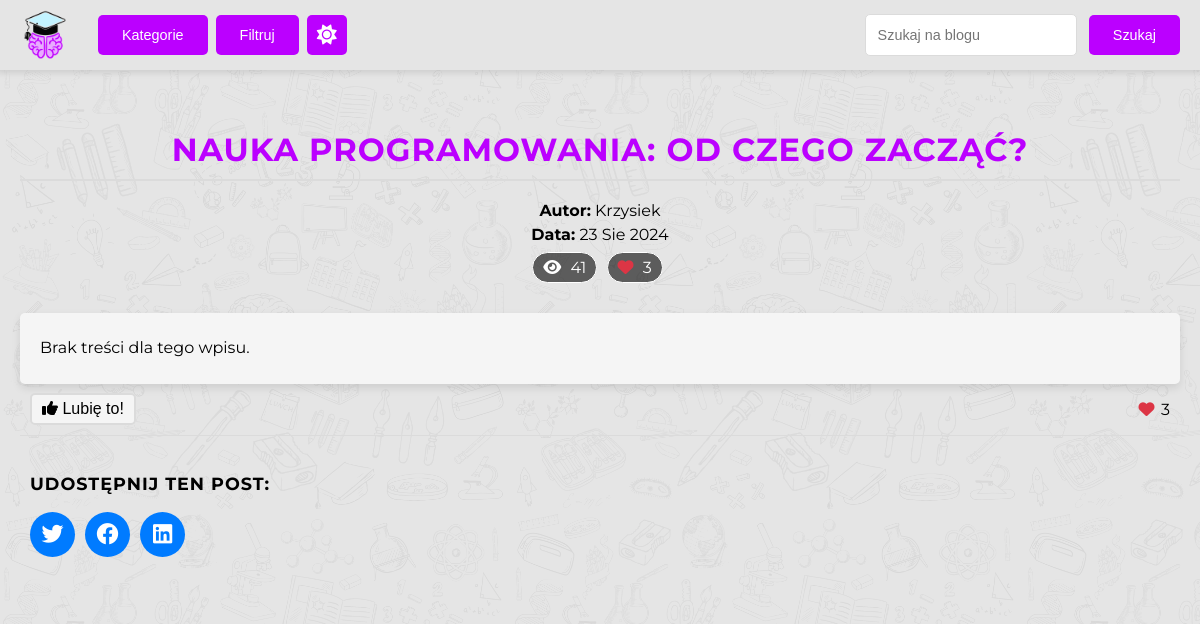
Page /post/nauka-programowania-od-czego-zaczac/44/ on the committed database.
### blog/models.py (models this page shows, shortened)
class BlogPost(models.Model):
    title = models.CharField(max_length=200)
    slug = models.SlugField(default="", null=False)
    author = models.ForeignKey(User, on_delete=models.CASCADE, related_name='blog_posts')
    image = models.ImageField(upload_to='blog_images/', blank=True, null=True)
    created_at = models.DateTimeField(auto_now_add=True)
    category = models.ForeignKey(BlogCategory, on_delete=models.CASCADE, related_name='blog_posts')
    is_new = models.BooleanField(default=False, verbose_name='Nowość')
    is_trending = models.BooleanField(default=False, verbose_name='Na czasie')
    views = models.PositiveIntegerField(default=0)
    likes = models.PositiveIntegerField(default=0)
    def increment_views(self):
        self.views += 1
        self.save(update_fields=['views'])
    def get_similar_posts(self):
        return BlogPost.objects.filter(category=self.category).exclude(id=self.id)

### blog/views.py (the view)
# urls.py: path('post/<slug:slug>/<int:id>/', views.blog_post_detail, name='blog_post_detail'),
def blog_post_detail(request, slug, id):
    post = get_object_or_404(BlogPost, slug=slug, id=id)
    post.increment_views()
    content_blocks = post.content_blocks.all()
    similar_posts = post.get_similar_posts().order_by('-created_at')[:4]
    liked_posts = request.COOKIES.get('liked_posts', '')
    liked = str(post.id) in liked_posts.split(',')
    context = get_blog_context()
    context.update({
        'post': post,
        'content_blocks': content_blocks,
        'similar_posts': similar_posts,
        'liked': liked,
    })
    return render(request, 'blog/blog_post_detail.html', context)

### blog/views.py (called while the page is built)
def get_blog_context():
    categories = BlogCategory.objects.all()
    years = BlogPost.objects.dates('created_at', 'year').distinct()
    months = BlogPost.objects.dates('created_at', 'month').distinct()
    days = BlogPost.objects.dates('created_at', 'day').distinct()
    return {
        'categories': categories,
        'years': years,
        'months': months,
        'days': days,
    }

### blog/templates/blog/blog_post_detail.html (shortened to what this page needs)
{% extends "base-blog.html" %}
{% block content %}
<div class="container">
    <header class="header">
        <h1>{{ post.title }}</h1>
    </header>
    <section class="post-meta">
        <p><strong>Autor:</strong> {{ post.author.username }}</p>
        <p><strong>Data:</strong> {{ post.created_at|date:"d M Y" }}</p>
        <div class="details-info">
            <i class="fa fa-eye"></i>
            <span>{{ post.views }}</span>
        </div>
        <div class="details-info">
            <i class="fas fa-heart"></i>
            <span>{{ post.likes }}</span>
        </div>
    </section>
    <article class="blog-content">
        {% for block in content_blocks %}
            {% if block.block_type == 'text' %}
                <div class="text-block">
                    <p>{{ block.text }}</p>
                </div>
            {% elif block.block_type == 'image' %}
                <div class="image-block">
                    <img src="{{ block.image.url }}" alt="Obrazek: {{ block.text|default:'Bez opisu' }}" />
                </div>
            {% endif %}
        {% empty %}
            <p>Brak treści dla tego wpisu.</p>
        {% endfor %}
    </article>
    <section class="like-section">
        <button id="like-button" class="like-button {% if liked %}liked{% endif %}">
            <i class="fas fa-thumbs-up"></i> <span id="like-button-text">{% if liked %}Lubię to!{% else %}Lubię to!{% endif %}</span>
        </button>
        <div class="like-info">
            <i class="fas fa-heart"></i>
            <p id="like-count">{{ post.likes }}</p>
        </div>
    </section>
    <section class="share-buttons">
        <h3>Udostępnij ten post:</h3>
        <div class="buttons-container">
            <a href="https://twitter.com/intent/tweet?text={{ post.title }}&url={{ request.build_absolute_uri }}" target="_blank" class="share-button">
                <i class="fab fa-twitter"></i>
            </a>
            <a href="https://www.facebook.com/sharer/sharer.php?u={{ request.build_absolute_uri }}" target="_blank" class="share-button">
                <i class="fab fa-facebook"></i>
            </a>
            <a href="https://www.linkedin.com/shareArticle?mini=true&url={{ request.build_absolute_uri }}&title={{ post.title }}" target="_blank" class="share-button">
                <i class="fab fa-linkedin"></i>
            </a>
        </div>
    </section>
</div>
{% endblock content %}

### blog/static/css/style.css (style rules this page uses)
:root { --post-background-color: #f5f5f5; --background-color: #e5e5e5; --category-hover: #fff; --text-color: #000; --link-color: #bb00ff; --link-hover-color: #0056b3; --border-color: #dbdbdb; --button-background: #bb00ff; --button-hover-background: #d665ff; --pagination-current-background: #d8d8d8; --pagination-current-color: #7f7f7f; --shadow-color: rgba(0, 0, 0, 0.1); }
* { box-sizing: border-box; }
body { background-color: var(--background-color); color: var(--text-color); font-family: 'Montserrat', sans-serif; margin: 0; padding-top: 60px; position: relative; }
body::before { content: ""; position: fixed; top: 0; left: 0; width: 100%; height: 100%; background-image: url("../img/bg_pattern.png"); background-repeat: repeat; background-size: 512px 512px; opacity: 0.3; z-index: -1; }
.container { width: 100%; max-width: 1400px; margin: 0 auto; padding: 20px; margin-top: 30px; }
.details-info { text-align: center; }
.details-info i { margin-right: 5px; }
.blog-post .new-label, .blog-post .trending-label, .blog-post .category-label, .date-label, .details-info { color: #fff; padding: 5px 10px; border-radius: 20px; font-size: 1em; border: 1px solid #fff; display: inline-block; margin-right: 5px; background-color: rgba(0, 0, 0, 0.6); margin-top: 3px; white-space: nowrap; }
.details-info .fa-heart { color: #dc3545; }
.header { text-align: center; margin: 20px 0; border-bottom: 2px solid var(--border-color); padding-bottom: 10px; }
.header h1 { font-size: 2em; margin: 0; text-transform: uppercase; color: var(--link-color); font-weight: bold; letter-spacing: 1px; }
.post-meta { text-align: center; margin-bottom: 30px; }
.post-meta p { margin: 5px 0; font-size: 1em; color: var(--text-color); }
.blog-content { line-height: 1.8; font-size: 1em; color: var(--text-color); padding: 5px 20px; background-color: var(--post-background-color); border-radius: 5px; box-shadow: 0 4px 8px rgba(0, 0, 0, 0.1); }
.like-section { display: flex; justify-content: space-between; align-items: center; padding: 0 10px; }
.like-button { color: var(--text-color); background-color: transparent; border: none; cursor: pointer; font-size: 1em; background-color: var(--post-background-color); padding: 5px 10px; border-radius: 5px; border: 2px solid var(--border-color); }
.like-info { display: flex; align-items: center; gap: 0.4rem; }
.like-info .fa-heart { color: #dc3545; font-size: 1em; }
.share-buttons { padding: 20px 10px 40px 10px; border-top: 1px solid var(--border-color); }
.share-buttons h3 { font-size: 1.1em; text-align: left; color: var(--text-color); text-transform: uppercase; letter-spacing: 1px; }
.buttons-container { display: flex; gap: 10px; }
.share-button { display: inline-block; padding: 10px; background-color: #007bff; color: #fff; text-decoration: none; border-radius: 50%; width: 45px; height: 45px; display: flex; justify-content: center; align-items: center; }
.share-button i { font-size: 22px; }

### rows in the picture
BlogPost: title "NAUKA PROGRAMOWANIA: OD CZEGO ZACZĄĆ?", author.username "Krzysiek", created_at "23 Sie 2024", views "41", likes "3"
